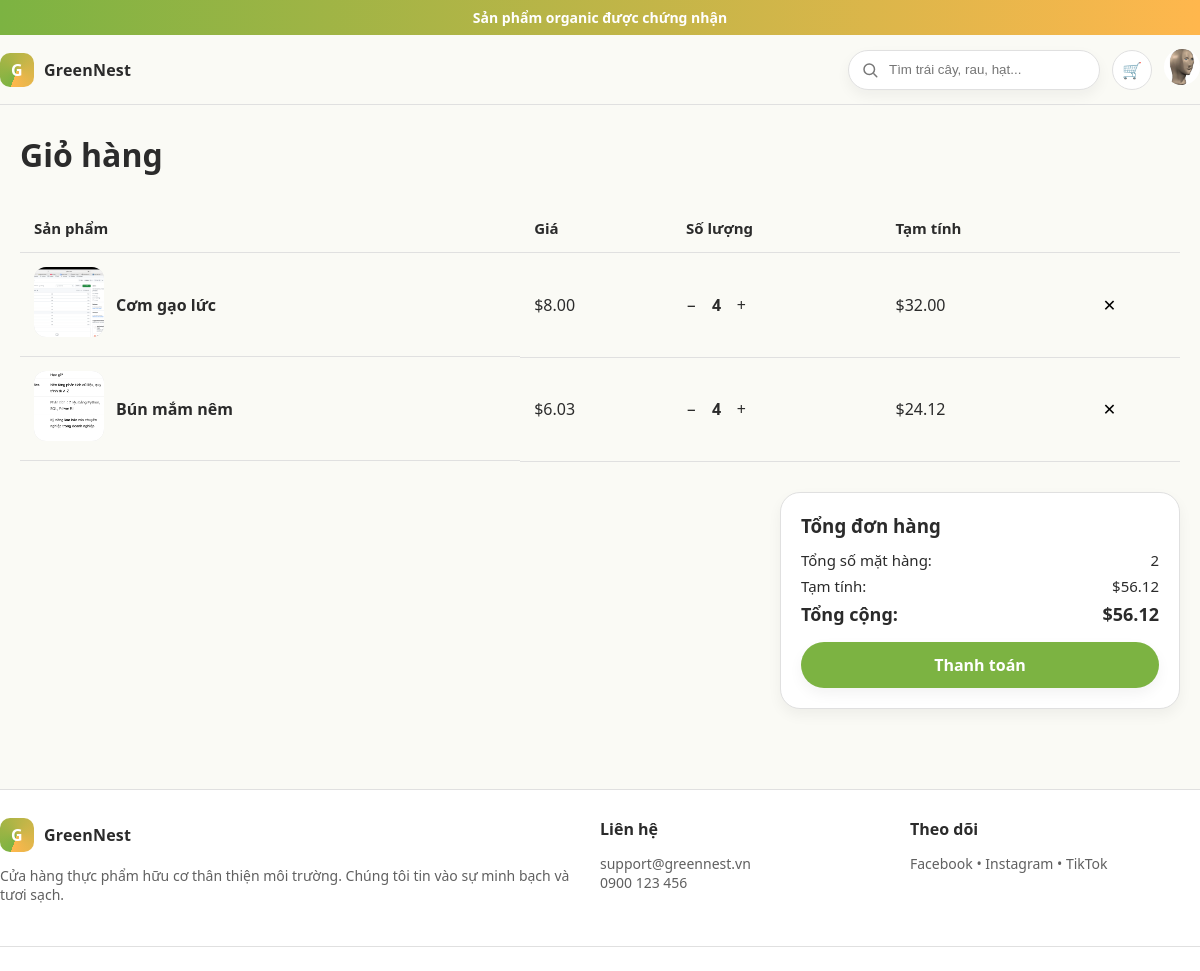
The app's page /cart/ (signed in), older data.
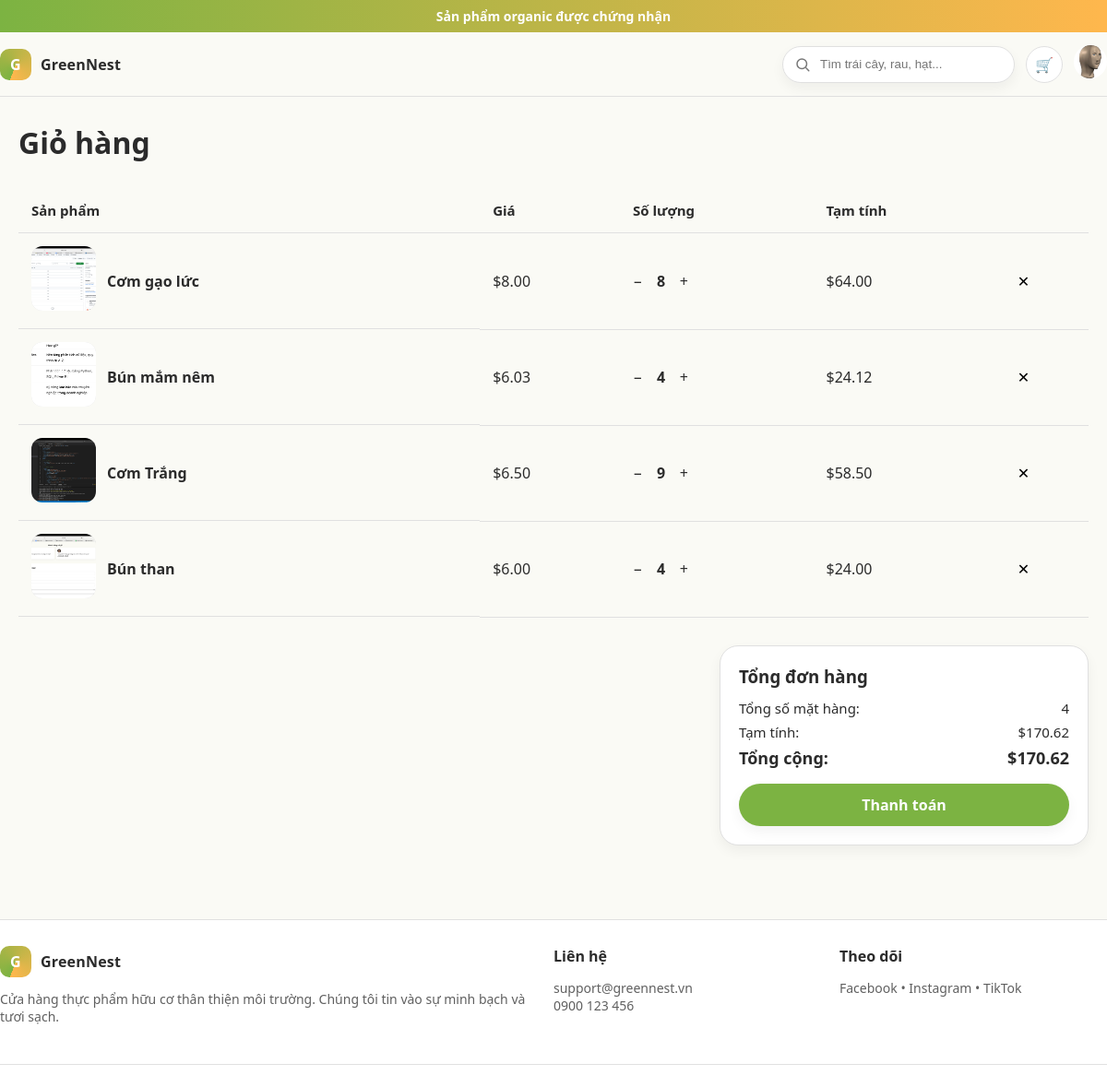
The same page, newer data.
### app/models/user_customer.py (models this page shows, shortened)
class Customer(models.Model):
    user = models.OneToOneField(User, on_delete=models.CASCADE, null=True, blank=True)
    name = models.CharField(max_length=200, null=True)
    phone = models.CharField(max_length=15, null=True, blank=True)
    customer_image = models.ImageField(upload_to='Profile/', null=True, blank=True)

### app/models/cart.py (models this page shows, shortened)
class CartItem(models.Model):
    cart = models.ForeignKey("Cart", on_delete=models.CASCADE, related_name="items")
    product = models.ForeignKey("Product", on_delete=models.CASCADE, null=True, blank=True)
    combo = models.ForeignKey("Combo", on_delete=models.CASCADE, null=True, blank=True)
    quantity = models.PositiveIntegerField(default=1)
    @property
    def item_price(self):
        if self.combo:
            return Decimal(self.combo.final_price)
        elif self.product:
            return Decimal(self.product.final_price)
        return Decimal(0)
    @property
    def subtotal(self):
        return self.item_price * Decimal(self.quantity)

class Cart(models.Model):
    user = models.ForeignKey(
        settings.AUTH_USER_MODEL,
        on_delete=models.CASCADE,
        related_name="carts",
        null=True,
        blank=True
    )
    session_key = models.CharField(max_length=100, null=True, blank=True)
    created_at = models.DateTimeField(auto_now_add=True)
    @property
    def subtotal(self):
        total = sum(item.subtotal for item in self.items.all())
        return total or Decimal(0)
    @property
    def total(self):
        return self.subtotal

### app/models/category_product.py (models this page shows, shortened)
class Product(models.Model):
    category = models.ManyToManyField(Category, related_name="products")
    name = models.CharField(max_length=200)
    supplier = models.ForeignKey(Supplier, on_delete=models.SET_NULL, null=True, blank=True, related_name="products")
    certifications = models.ManyToManyField(Certification, related_name="products", blank=True)
    image = models.ImageField(upload_to='products/', null=True, blank=True)
    description = models.TextField(null=True, blank=True)
    detail = models.TextField(null=True, blank=True)
    price = models.DecimalField(max_digits=10, decimal_places=2)
    stock = models.IntegerField(default=0)
    sale = models.BooleanField(default=False)
    discount_percentage = models.FloatField(default=0, null=True, blank=True)
    sale_price = models.DecimalField(max_digits=10, decimal_places=2, null=True, blank=True)
    created_at = models.DateTimeField(auto_now_add=True)
    @property
    def final_price(self):
        if self.sale:
            if self.sale_price and self.sale_price > 0:
                return self.sale_price
            elif self.discount_percentage:
                return Decimal(self.price) * (1 - Decimal(self.discount_percentage) / 100)
        return self.price

### app/views/view_cart.py (the view)
# urls.py: path('cart/', views.cart, name='cart'),
def cart(request):
    user_cart = get_or_create_cart(request)
    return render(request, "app/cart.html", {"cart": user_cart})

### app/views/view_cart.py (called while the page is built)
def get_or_create_cart(request):
    if request.user.is_authenticated:
        cart, _ = Cart.objects.get_or_create(user=request.user)
    else:
        if not request.session.session_key:
            request.session.create()
        session_key = request.session.session_key
        cart, _ = Cart.objects.get_or_create(session_key=session_key)
    return cart

### app/templates/app/cart.html (shortened to what this page needs)
{% extends "app/base.html" %}
{% load static %}
{% block content %}
<section class="container" style="margin:28px 0;">
  <h1 style="font-size:32px; margin-bottom:8px;">Giỏ hàng</h1>
</section>
<section class="container">
  <table class="cart-table">
    <thead>
      <tr>
        <th>Sản phẩm</th>
        <th>Giá</th>
        <th>Số lượng</th>
        <th>Tạm tính</th>
        <th></th>
      </tr>
    </thead>
    <tbody>
      {% if cart.items.all %}
        {% for item in cart.items.all %}
          <tr>
            <td style="display:flex; align-items:center; gap:12px;">
              {% if item.product %}
                <a href="{% url 'productdetail' item.product.id %}">
                  <img src="{{ item.product.image.url }}" class="cart-thumb" alt="{{ item.product.name }}">
                </a>
                <strong><span>{{ item.product.name }}</span></strong>
              {% elif item.combo %}
                <a href="{% url 'combodetail' item.combo.id %}">
                  <img src="{{ item.combo.image.url }}" class="cart-thumb" alt="{{ item.combo.name }}">
                </a>
                <strong> {{ item.combo.name }} </strong>
              {% endif %}
            </td>
            <td>${{ item.item_price|floatformat:2 }}</td>
            <td>
              <div class="qty-control">
                <a href="{% url 'update_quantity' item.id 'decrease' %}" class="qty-btn">−</a>
                <span>{{ item.quantity }}</span>
                <a href="{% url 'update_quantity' item.id 'increase' %}" class="qty-btn">+</a>
              </div>
            </td>
            <td>${{ item.subtotal|floatformat:2 }}</td>
            <td><a href="{% url 'remove_item' item.id %}" style="color:black;">✕</a></td>
          </tr>
        {% endfor %}
      {% else %}
        <tr>
          <td colspan="5" style="text-align:center; color:var(--gray); padding:20px 0;">
            Giỏ hàng của bạn đang trống.
          </td>
        </tr>
      {% endif %}
    </tbody>
  </table>
</section>
<section class="container">
  <div class="cart-summary">
    <h3>Tổng đơn hàng</h3>
    <div class="summary-row">
      <span>Tổng số mặt hàng:</span>
      <span>{{ cart.items.count }}</span>
    </div>
    <div class="summary-row">
      <span>Tạm tính:</span>
      <span>${{ cart.subtotal|floatformat:2 }}</span>
    </div>
    <div class="summary-row">
      <strong>Tổng cộng:</strong>
      <strong>${{ cart.total|floatformat:2 }}</strong>
    </div>
    <a href="{% url 'checkout' %}" class="btn btn-primary" style="margin-top:16px; display:block; text-align:center;">
      Thanh toán
    </a>
  </div>
</section>
{% endblock %}

### app/templates/app/base.html (shortened to what this page needs)
{% load static %}
<!DOCTYPE html>
<html lang="vi">
<head>
  <link rel="stylesheet" href="{% static 'app/css/main.css' %}">
  <link rel="stylesheet" href="{% static 'app/css/btn.css' %}">
</head>
<body>
  <div class="bar">
    <div class="container">Sản phẩm organic được chứng nhận</div>
  </div>
  <header>
    <div class="container nav">
      <a class="brand" href="{% url 'home' %}">
        <div class="logo">G</div>
        <span>GreenNest</span>
      </a>
      <nav class="nav-right">
        <div class="search">
          <form method="get" action="{% url 'search' %}" style="display:flex; align-items:center; gap:8px;">
            <svg width="18" height="18" viewBox="0 0 24 24" fill="none">
              <path d="M21 21l-3.9-3.9" stroke="#777" stroke-width="2" stroke-linecap="round"/>
              <circle cx="11" cy="11" r="7" stroke="#777" stroke-width="2" fill="none"/>
            </svg>
            <input type="text" name="q" placeholder="Tìm trái cây, rau, hạt..." value="{{ request.GET.q|default:'' }}">
          </form>
        </div>
        <a class="icon-btn" href="{% url 'cart' %}">🛒</a>
        <div class="profile">
          {% if request.user.is_authenticated %}
            <img src="{% if request.user.customer.customer_image %}{{ request.user.customer.customer_image.url }}{% else %}{% static 'app/images/avtmacdinh.jpeg' %}{% endif %}"
                alt="Avatar" class="avatar">
          {% else %}
            <a href="{% url 'auth' %}">
              <h3>Login</h3>
            </a>
          {% endif %}
        </div>
      </nav>
    </div>
  </header>
  <main>
    {% block content %}{% endblock %}
  </main>
  <footer>
    <div class="container foot">
      <div>
        <div class="brand"><div class="logo">G</div><strong>GreenNest</strong></div>
        <p class="subtle">Cửa hàng thực phẩm hữu cơ thân thiện môi trường. Chúng tôi tin vào sự minh bạch và tươi sạch.</p>
      </div>
      <div>
        <h4>Liên hệ</h4>
        <p class="subtle">support@greennest.vn<br/>0900 123 456</p>
      </div>
      <div>
        <h4>Theo dõi</h4>
        <p class="subtle">Facebook • Instagram • TikTok</p>
      </div>
    </div>
    <div class="credits"></div>
  </footer>
</body>
</html>

### app/static/app/css/main.css (style rules this page uses)
:root { --green: #7CB342; --brown: #A1887F; --cream: #FAFAF5; --orange: #FFB74D; --gray: #E0E0E0; --text: #2b2b2b; --muted: #606060; --radius: 20px; --shadow: 0 10px 20px rgba(0, 0, 0, .06); --shadow-soft: 0 6px 14px rgba(0, 0, 0, .05); --max: 1200px; }
* { box-sizing: border-box }
html, body { height: 100%; margin: 0; }
body { display: flex; flex-direction: column; font-family: system-ui, -apple-system, Segoe UI, Roboto, Helvetica, Arial, "Apple Color Emoji", "Segoe UI Emoji"; color: var(--text); background: var(--cream); }
main { flex: 1; padding-bottom: 80px; }
a { color: inherit; text-decoration: none }
.container { max-width: var(--max); margin: 0 auto; padding: 0 20px }
.btn { display: inline-block; padding: 12px 18px; border-radius: 999px; font-weight: 600; transition: .2s ease; }
.btn-primary { background: var(--green); color: white; box-shadow: var(--shadow-soft); }
.bar { background: linear-gradient(90deg, var(--green), var(--orange)); color: white; font-weight: 600; }
.bar .container { display: flex; align-items: center; justify-content: center; gap: 8px; padding: 8px 20px; font-size: 14px }
header { position: sticky; top: 0; z-index: 50; background: rgba(250, 250, 245, .9); backdrop-filter: blur(8px); border-bottom: 1px solid var(--gray) }
.nav { display: flex; align-items: center; justify-content: space-between; padding: 14px 0 }
.brand { display: flex; align-items: center; gap: 10px; font-weight: 800; letter-spacing: .2px }
.logo { width: 34px; height: 34px; border-radius: 10px; background: conic-gradient(from 200deg, var(--green), var(--orange)); display: grid; place-items: center; color: white; font-weight: 900 }
.nav-right { display: flex; align-items: center; gap: 12px }
.search { display: flex; align-items: center; gap: 8px; background: white; border: 1px solid var(--gray); padding: 10px 12px; border-radius: 999px; box-shadow: var(--shadow-soft) }
.search input { border: none; outline: none; width: 200px }
.icon-btn { width: 40px; height: 40px; border-radius: 999px; display: grid; place-items: center; border: 1px solid var(--gray); background: white }
footer { margin-top: auto; border-top: 1px solid var(--gray); background: white }
.foot { display: grid; grid-template-columns: 2fr 1fr 1fr; gap: 20px; padding: 28px 0 }
.foot h4 { margin: 0 0 10px }
.subtle { color: var(--muted); font-size: 14px }
.credits { border-top: 1px solid var(--gray); padding: 12px 0; font-size: 13px; color: var(--muted) }
.cart-table { width: 100%; border-collapse: collapse; margin-top: 20px; }
.cart-table th, .cart-table td { padding: 14px; border-bottom: 1px solid var(--gray); text-align: left; }
.cart-table th { background: var(--cream); font-size: 15px; }
.cart-thumb { width: 70px; height: 70px; border-radius: 12px; background: var(--gray); object-fit: cover; }
.qty-control { display: flex; align-items: center; gap: 8px; }
.qty-control span { min-width: 20px; text-align: center; font-weight: 600; }
.cart-summary { margin-top: 30px; padding: 20px; border: 1px solid var(--gray); border-radius: var(--radius); background: white; box-shadow: var(--shadow-soft); max-width: 400px; margin-left: auto; }
.cart-summary h3 { margin: 0 0 12px; }
.summary-row { display: flex; justify-content: space-between; margin: 8px 0; }
.summary-row strong { font-size: 18px; }
.summary-row { display: flex; justify-content: space-between; margin: 8px 0; font-size: 15px; }
.qty-control { margin: 18px 0; display: flex; align-items: center; gap: 10px; }
.qty-control span { font-weight: 600; }
.summary-row { display: flex; justify-content: space-between; margin: 6px 0; }

### app/static/app/css/btn.css (style rules this page uses)
.btn.btn-primary, .btn-primary { background: var(--green); color: white; box-shadow: var(--shadow-soft); border: none; outline: none !important; }

### app/templates/app/base.html (style rules this page uses)
.profile { position: relative; display: inline-block; }
.avatar { width: 36px; height: 36px; border-radius: 50%; cursor: pointer; }
.profile::after { content: ""; position: absolute; top: 100%; left: 0; width: 100%; height: 8px; }

Row changes from the older to the newer data that the page shows:
changed CartItem "Cơm gạo lức": quantity "4" → "8"; subtotal "32.00" → "64.00"
added CartItem: product.image (picture), product.name "Cơm Trắng", item_price "6.50", quantity "9", subtotal "58.50"
added CartItem: product.image (picture), product.name "Bún than", item_price "6.00", quantity "4", subtotal "24.00"
changed through a linked row, Cart: items.count "2" → "4"; subtotal "56.12" → "170.62"; total "56.12" → "170.62"
